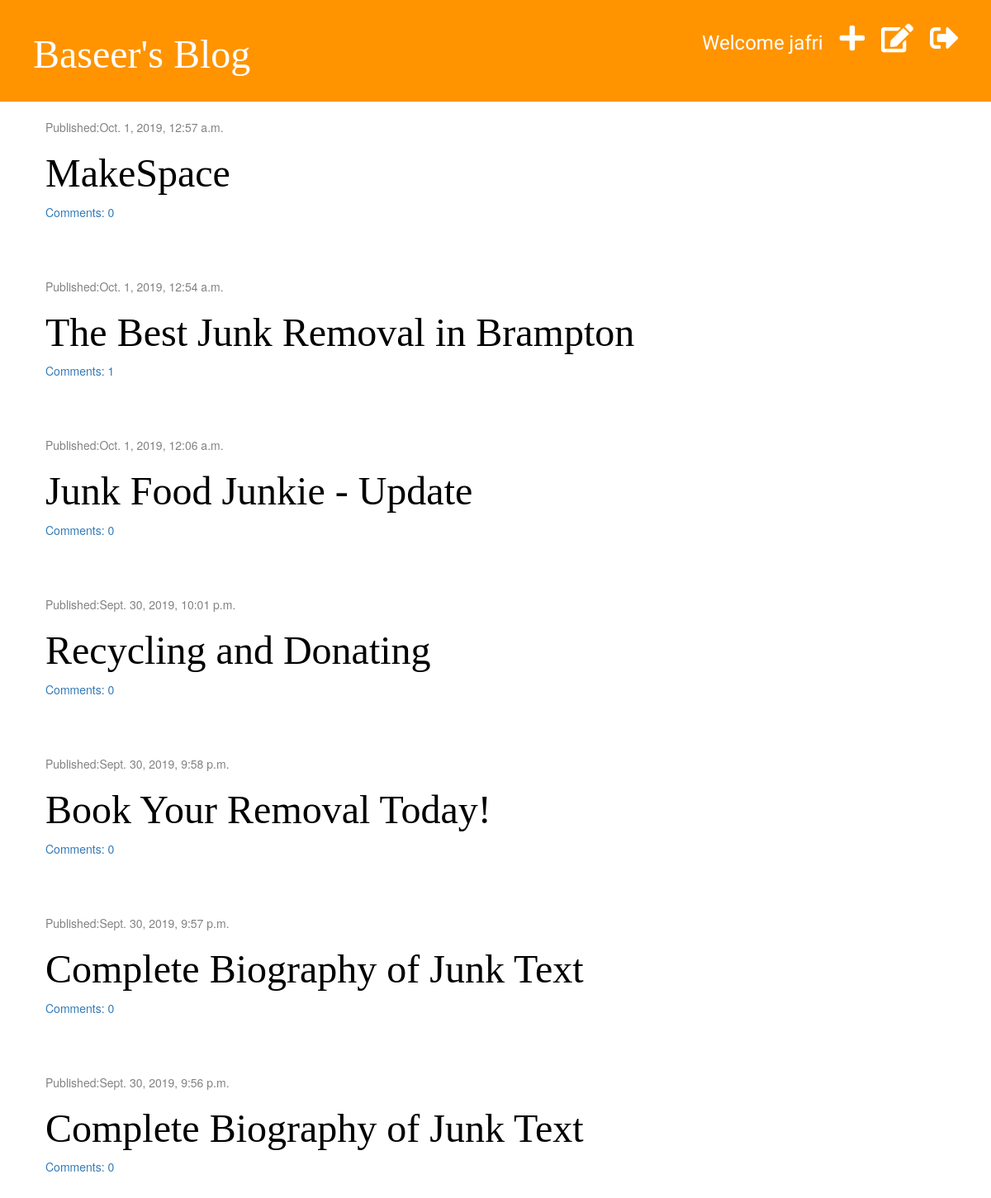
Screenshot of / (signed in) with the database file from the repository.
### blog/models.py (models this page shows, shortened)
class Post(models.Model):
    author = models.ForeignKey('auth.User', on_delete=models.CASCADE)
    title = models.CharField(max_length=200)
    text = models.TextField()
    created_date = models.DateTimeField(default=timezone.now)
    published_date = models.DateTimeField(blank=True,null=True)
    def approved_comments(self):
        return self.comments.filter(is_approved=True)

### blog/views.py (the view)
# urls.py: path('', views.post_list, name='post_list'),
def post_list(request):
    posts = Post.objects.filter(published_date__lte=timezone.now()).order_by('-published_date')
    return render(request, 'blog/post_list.html', {'posts': posts})

### blog/templatetags/markdownify.py (called while the page is built)
@register.filter
def markdown(value):
    renderer = HighlightRenderer()
    markdown = mistune.Markdown(renderer=renderer)
    return markdown(value)

### blog/templates/blog/post_list.html (shortened to what this page needs)
{% extends 'blog/base.html' %}
{% load markdownify %}
{% block content %}
    {% for post in posts %}
        <div class="post">
            <div class="date">
                <p>Published:{{ post.published_date }}</p>
            </div>
            <h1><a href="{% url 'post_detail' postid=post.pk %}">{{ post.title }}</a></h1>
            <a href="{% url 'post_detail' postid=post.pk %}">Comments: {{ post.approved_comments.count }}</a>
        </div>
    {% endfor %}
{% endblock %}

### blog/templates/blog/base.html (shortened to what this page needs)
{% load staticfiles %}
<!DOCTYPE html>
<html lang="en">
<head>
    <link rel="stylesheet" href="https://maxcdn.bootstrapcdn.com/bootstrap/3.2.0/css/bootstrap.min.css">
    <link rel="stylesheet" href="{% static 'css/blog.css' %}">
    <link rel="stylesheet" href="https://cdnjs.cloudflare.com/ajax/libs/font-awesome/5.2.0/css/all.css">
    <link rel="stylesheet" href="{% static 'css/zenburn.css' %}">
</head>
<body>
<div class="page-header">
    {% if user.is_authenticated %}
        <a href="{% url 'logout' %}" class="top-menu">
            <i class="fas fa-sign-out-alt"></i>
        </a>
        <a href="{% url 'post_draft_list' %}" class="top-menu">
            <i class="fas fa-edit"></i>
        </a>
        <a href="{% url 'post_new' %}" class="top-menu">
            <i class="fas fa-plus"></i>
        </a>
        <p class="top-menu">Welcome {{ user.username }}</p>
    {% else %}
        <a href="{% url 'login' %}" class="top-menu">
            <i class="fas fa-sign-in-alt fa-2x"></i>
        </a>
    {% endif %}
    <h1><a href='{% url "post_list" %}'>Baseer's Blog</a></h1>
</div>
<div class="content container">
    <div class="row">
        <div class="col-md-8">
            {% block content %}
            {% endblock %}
        </div>
    </div>
</div>
</body>
</html>

### blog/static/css/blog.css (style rules this page uses)
.page-header { background-color: #ff9400; margin-top: 0px; padding: 20px 20px 20px 40px; }
.page-header h1, .page-header h1 a { color: #ffffff; font-size: 36pt; text-decoration: none; }
.page-header p { font-size: 18pt; font-family: Tangerine; margin-top: 15px; }
h1, h2, h3, h4 { font-family: 'Inconsolata', 'Droid Sans', serif; font-size: 48px; }
.content { margin-left: 40px; }
.date { color: #828282; }
.post { margin-bottom: 70px; }
.post h1 a { color: #000000; }
.top-menu { color: #ffffff; float: right; font-size: 26pt; margin-right: 20px; }

### rows the page displays
Post: published_date "Oct. 1, 2019, 12:57 a.m.", title "MakeSpace", approved_comments.count "0"
Post: published_date "Oct. 1, 2019, 12:54 a.m.", title "The Best Junk Removal in Brampton", approved_comments.count "1"
Post: published_date "Oct. 1, 2019, 12:06 a.m.", title "Junk Food Junkie - Update", approved_comments.count "0"
Post: published_date "Sept. 30, 2019, 10:01 p.m.", title "Recycling and Donating", approved_comments.count "0"
Post: published_date "Sept. 30, 2019, 9:58 p.m.", title "Book Your Removal Today!", approved_comments.count "0"
Post: published_date "Sept. 30, 2019, 9:57 p.m.", title "Complete Biography of Junk Text", approved_comments.count "0"
Post: published_date "Sept. 30, 2019, 9:56 p.m.", title "Complete Biography of Junk Text", approved_comments.count "0"

### other values shown
{{ user.username }} "jafri"
